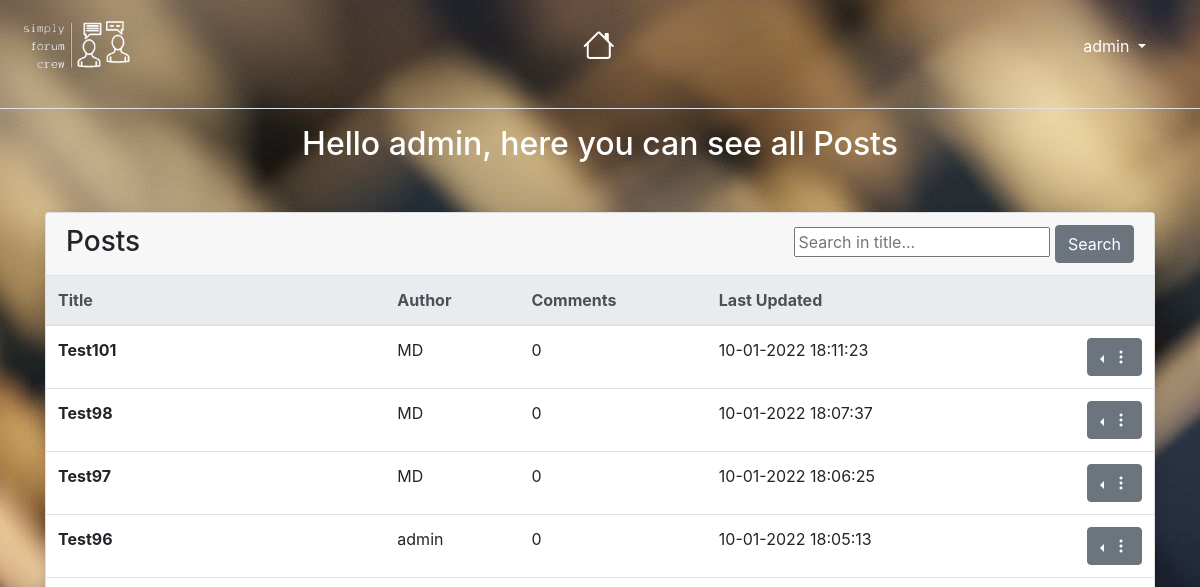
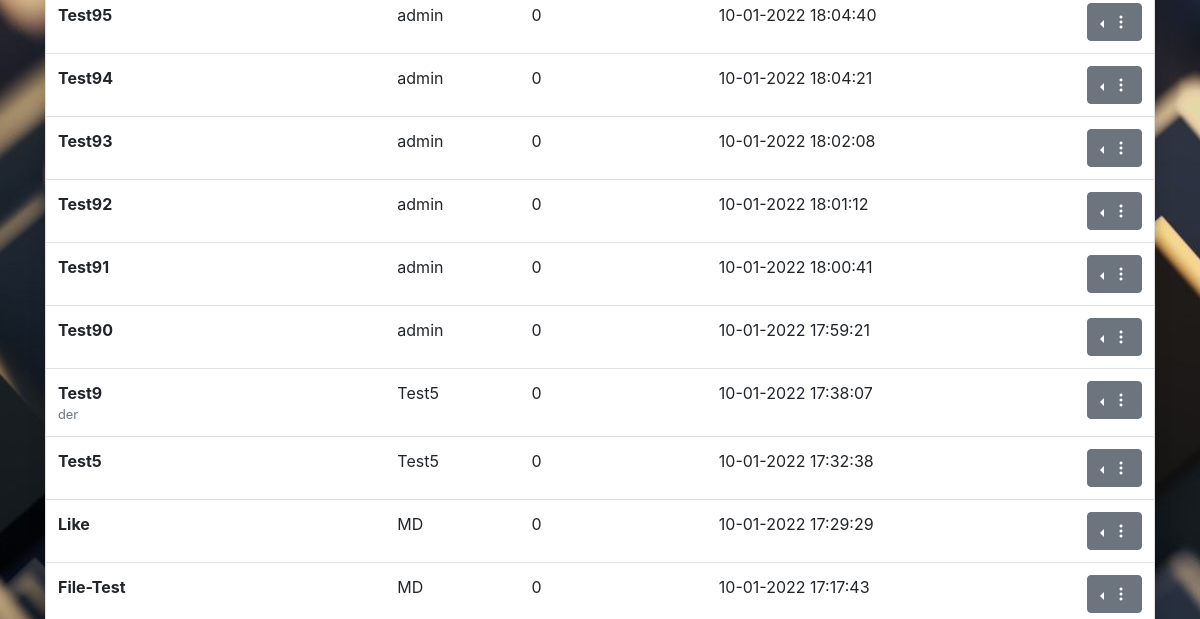
The app's page / (signed in, upper part), older data (2 pictures, top to bottom).
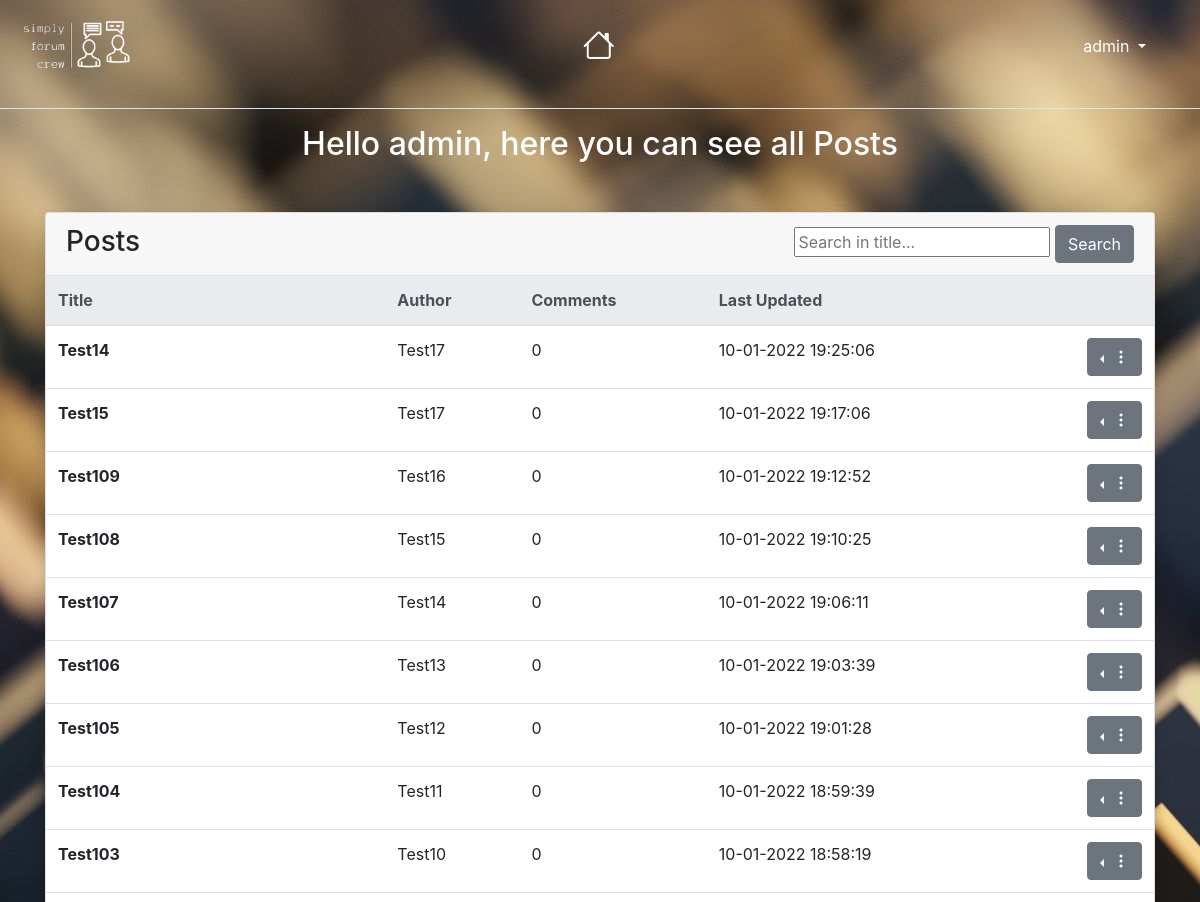
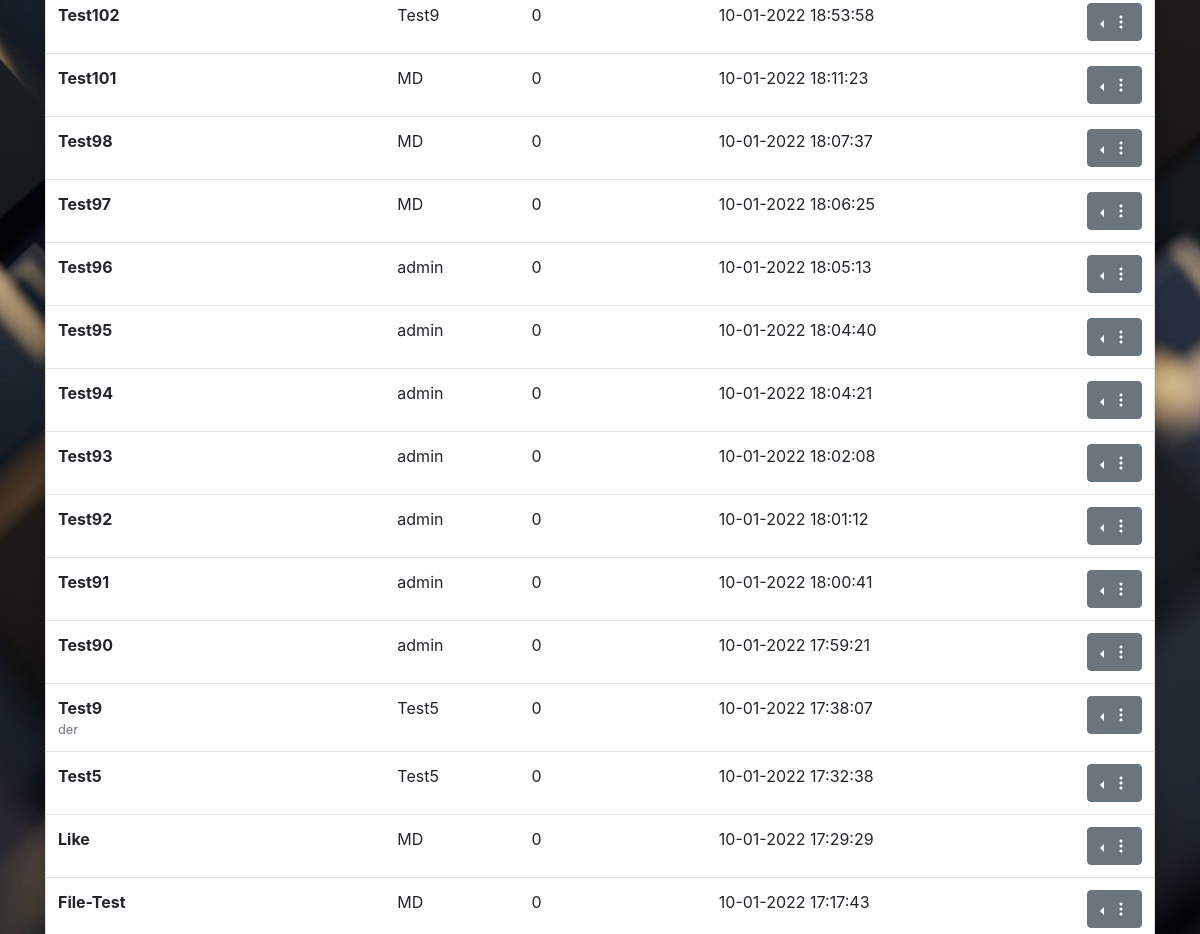
The same page, newer data (2 pictures, top to bottom).
### post/models.py (models this page shows, shortened)
class Post(models.Model):
    title = models.CharField(max_length=80, unique=True)
    description = models.CharField(max_length=1500)
    user = models.ForeignKey(User, on_delete=models.CASCADE)
    content = HTMLField()
    date = models.DateTimeField(auto_now_add=True)
    date = models.DateTimeField(auto_now=True)
    approved = models.BooleanField(default=False)
    likes = models.ManyToManyField(User, related_name='forum_post_likes')
    dislikes = models.ManyToManyField(User, related_name='forum_post_dislikes')
    votes = models.IntegerField(default= 0)
    image = models.ImageField( blank = True, null = True, upload_to = 'image/%Y/%m/%D')
    class Meta:
        ordering = ('-date',)

### post/views.py (the view)
# urls.py: 2. Add a URL to urlpatterns:  path('', views.home, name='home')
def home(request):
    posts = Post.objects.all()
    return render(request, 'post.html', {'posts': posts})

### post/templates/post.html (shortened to what this page needs)
{% extends "base.html" %}
{% load static %}
{% block content %}
<link rel="stylesheet" type="text/css" href="{% static 'css/style.css' %}"/>
<body>
  {% if user.is_authenticated%}
  <div class="main-content">
    <div class="container mt-7">
      <h2 class="mb-5">Hello {{user}}, here you can see all Posts</h2>
      <div class="row">
        <div class="col">
          <div class="card shadow">
            <div class="card-header border-0">
              <h3 class="mb-0" style="float:left">Posts</h3>
              <ul>
              <form class="searchfield" style="float:right" action={% url 'search_post' %} method="GET">
                  <div>
                    <input type="text"   value="{{request.GET.searched}}" name="searched" id="search_post" placeholder="Search in title...">
                    <button id="search-button" class="btn btn-secondary" type="submit">Search</button>
                  </div>
              </form>
              </ul>
            </div>
            <div class="table-responsive">
              <table class="table align-items-center table-flush">
                <thead class="thead-light">
                  <tr>
                    <th scope="col">Title</th>
                    <th scope="col">Author</th>
                    <th scope="col">Comments</th>
                    <th scope="col">Last Updated</th>
                    <th scope="col"></th>
                  </tr>
                </thead>
                <tbody>
                  {% for post in posts %}
                  <tr>
                    <th scope="row">
                      <a>{{post.title}}</a>
                      <small class="text-muted d-block">{{post.description}} </small>
                    </th>
                    <td>{{post.user}}</td>
                    <td>{{ post.comments.count }}</td>
                    <td>{{post.date}}</td>
                    <td class="text-right">
                      <div class="dropleft">
                        <button class="btn btn-secondary dropdown-toggle" type="button" id="dropdownMenuButton" data-toggle="dropdown"  aria-expanded="false">
                          <i class="bi bi-three-dots-vertical"></i>
                        </button>
                      </div>
                    </td>
                  </tr>
                  {%endfor %}
                </tbody>
              </table>
            </div>
          </div>
        </div>
      </div>
    </div>
  </div>
  {%endif%}
</body>
{% endblock %}

### templates/base.html (shortened to what this page needs)
<!doctype html>
<html lang="en">
<head>
  <link rel="stylesheet" href="https://stackpath.bootstrapcdn.com/bootstrap/4.2.1/css/bootstrap.min.css"
>
  <link rel="stylesheet" href="https://cdn.jsdelivr.net/npm/bootstrap-icons@1.5.0/font/bootstrap-icons.css">
</head>
<body>
  <nav class="navbar navbar-expand-lg navbar-light">
    <a class="navbar-brand" href="/">
      <img src="../media/Forum-logo.png" style="width:120px">
    </a>
    <div class="collapse navbar-collapse" id="navbarNavigation">
      <ul class="nav navbar-nav navbar-center">
        <li class="nav-item">
          <a class="nav-link " href="/">
            <i class="bi bi-house" style="font-size: 2rem;color:white"></i>
          </a>
        </li>
    </ul>
    </div>
    {% if user.is_authenticated %}
    <ul class="navbar-nav ml-auto">
      <li class="nav-item dropdown">
        <a class="nav-link dropdown-toggle" href="#" id="Menu" data-toggle="dropdown" aria-haspopup="true" aria-expanded="false" style="color: white;">
          {{ user.username }}
        </a>
      </li>
    </ul>
    {%endif%}
  </nav>
  <div class="border-top my-3"></div>
  {% block content %}
  {% endblock %}
</body>
</html>

### static/css/style.css (style rules this page uses)
body { background: white url("/media/wallpaper3.jpg") no-repeat; background-size: auto; background-position: top; background-attachment: fixed; }
h2 { color: white; text-align: center; }
.nav-item a { text-align: center; }
.nav-item { padding-right:30px; }

Row changes from the older to the newer data that the page shows:
added Post: title "Test14", user "Test17", comments.count "0", date "10-01-2022 19:25:06"
added Post: title "Test15", user "Test17", comments.count "0", date "10-01-2022 19:17:06"
added Post: title "Test109", user "Test16", comments.count "0", date "10-01-2022 19:12:52"
added Post: title "Test108", user "Test15", comments.count "0", date "10-01-2022 19:10:25"
added Post: title "Test107", user "Test14", comments.count "0", date "10-01-2022 19:06:11"
added Post: title "Test106", user "Test13", comments.count "0", date "10-01-2022 19:03:39"
added Post: title "Test105", user "Test12", comments.count "0", date "10-01-2022 19:01:28"
added Post: title "Test104", user "Test11", comments.count "0", date "10-01-2022 18:59:39"
added Post: title "Test103", user "Test10", comments.count "0", date "10-01-2022 18:58:19"
added Post: title "Test102", user "Test9", comments.count "0", date "10-01-2022 18:53:58"
